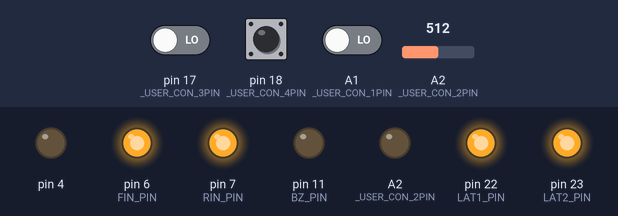
The sketch below on a simulated Arduino Leonardo, built with avr-gcc and run on an emulated ATmega32U4. Parts: output pins drawn as LEDs (lit = HIGH). The test bench sets the inputs (shaded band); at power-on: A2 (_USER_CON_2PIN) = 512, pin 17 (_USER_CON_3PIN) LOW, pin 18 (_USER_CON_4PIN) HIGH, A1 (_USER_CON_1PIN) LOW.

Above: at 1.2 s.
1.3 s: A2 (_USER_CON_2PIN) set to 207
2.8 s: A2 (_USER_CON_2PIN) set to 188
At 3.6 s:
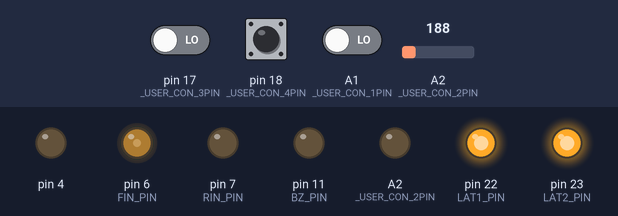
4.3 s: pin 17 (_USER_CON_3PIN) driven HIGH
At 4.6 s:
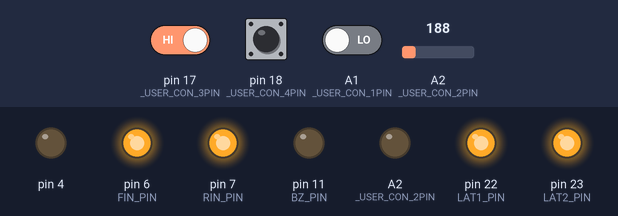
Timing chart, 0 to 7.3 s (numbered marks = the images above; inputs shaded):
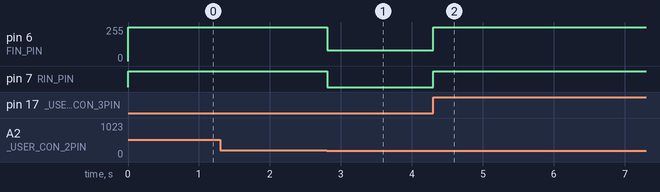

Measured:
- the behaviour switches between 200 and 199 on A2 (_USER_CON_2PIN) (found by bisection; images 0 and 1)
- after the input at 1.3 s, every drawn part: stays the same
- after the input at 2.8 s, pin 6 (FIN_PIN): 255/255 → 80/255 at once; pin 7 (RIN_PIN): HIGH → LOW at once
- after the input at 4.3 s, pin 6 (FIN_PIN): 80/255 → 255/255 at once; pin 7 (RIN_PIN): LOW → HIGH at once

The sketch:

kadai4.ino
```cpp
#define USE_TIMER3_ISR
#include "mono_con.h"

const int lowEdge = 0 + 200;

int tsw, sw, ph, ypos;
int presw, preypos;
bool swps, yposps;

word in, spm;

bool isspm, isspmcw, isdm, isdmcw;

int phase = 0;

void DMcw(int speed = 80) {
	analogWrite(FIN_PIN, speed);
	digitalWrite(RIN_PIN, LOW);
}

void DMccw(int speed = 80) {
	digitalWrite(FIN_PIN, LOW);
	analogWrite(RIN_PIN, speed);
}

void DMstop() {
	digitalWrite(FIN_PIN, HIGH);
	digitalWrite(RIN_PIN, HIGH);
}

ISR(TIMER3_COMPA_vect) {
	if (in++ > 5) {
		in = 0;

		ypos = analogRead(A2);
		tsw = digitalRead(_USER_CON_5PIN);
		sw = digitalRead(_USER_CON_4PIN);
		ph = digitalRead(_USER_CON_3PIN);

		if (ypos < lowEdge && preypos >= lowEdge) yposps = true;
		if (sw == LOW && presw == HIGH) swps = true;

		preypos = ypos;
		presw = sw;
	}

	spm++;
}

void setup() {
	config_init();
	serial_init();

	ypos = analogRead(A2);
	tsw = digitalRead(_USER_CON_5PIN);
	sw = digitalRead(_USER_CON_4PIN);
	ph = digitalRead(_USER_CON_3PIN);

	isspm = isspmcw = isdm = isdmcw = false;
}

void loop() {
	if (swps) {
		swps = false;
		isspmcw = tsw;
		isspm = true;
	}

	if (yposps) {
		yposps = false;
		isdmcw = tsw;
		isdm = true;
	}

	if (ph == HIGH) {
		isspm = isdm = false;
	}

	if (isspm) {
		if (spm > 30) {
			spm = 0;
			lm.color.SM = stepm_init(phase);
			led_stepmotor(lm.b8);
			if (!isspmcw) { if (++phase > 3) phase = 0; }
			else { if (--phase < 0) phase = 3; }
		}
	}

	if (isdm) {
		if (!isdmcw) DMcw();
		else DMccw();
	} else DMstop();
}
```

mono_con.h
```cpp
//===================================================================================================================
//
//  高校生ものづくりコンテスト2026岡山県大会用 ArduinoShield
//
//    出力回路: 百エディケーション製
//    https://hyakuedu.wordpress.com/
//
//    CPU Board: Arduino MEGA 2560 R3
//                                     2026/01/08 OKAKO
//
//===================================================================================================================
#ifndef _MONO_CON_2026_H
#define _MONO_CON_2026_H

//--- Arduino  ATmega2560 Input
#define _USER_CON_1PIN A1
#define _USER_CON_2PIN A2
#define _USER_CON_3PIN 17
#define _USER_CON_4PIN 18
#define _USER_CON_5PIN 19
#define _USER_CON_6PIN 40
#define _USER_CON_7PIN 42
#define _USER_CON_8PIN 20 //GND

//--- OKAKO_Shield_CN2
#define BOARD_SW_PIN 26
#define BZ_PIN 11
#define FIN_PIN 6
#define RIN_PIN 7
#define LAT2_PIN 23
#define LAT1_PIN 22
#define SCK_PIN 24
#define SDI_PIN 25

//--- セグメントLED 0-9,blank
int num[11] = { 0x3f, 0x06, 0x5b, 0x4f, 0x66,  //0, 1, 2, 3, 4
                0x6d, 0x7d, 0x27, 0x7f, 0x6f,  //5, 6, 7, 8, 9
                0x00 };                        //blank

//--- レジスタ初期設定
void config_init(void) {
  pinMode(_USER_CON_1PIN, INPUT);
  pinMode(_USER_CON_2PIN, INPUT);
  pinMode(_USER_CON_3PIN, INPUT);
  pinMode(_USER_CON_4PIN, INPUT);
  pinMode(_USER_CON_5PIN, INPUT);
  pinMode(_USER_CON_6PIN, INPUT);
  pinMode(_USER_CON_7PIN, INPUT);

  pinMode(_USER_CON_8PIN, OUTPUT);
  digitalWrite(_USER_CON_8PIN, LOW); //IN_D4をGND設定

  pinMode(BOARD_SW_PIN, INPUT);
  pinMode(BZ_PIN, OUTPUT);
  pinMode(RIN_PIN, OUTPUT);
  pinMode(FIN_PIN, OUTPUT);
  pinMode(LAT1_PIN, OUTPUT);
  pinMode(LAT2_PIN, OUTPUT);
  pinMode(SCK_PIN, OUTPUT);
  pinMode(SDI_PIN, OUTPUT);

  ////////// DCモータ制御用PWM信号生成用のタイマ(Timer4)の周波数を31.37KHzに変更 //////////
  TCCR4B = (TCCR4B & 0b11111000) | 0x01;

#ifdef USE_TIMER3_ISR
  ////////// 1ms割り込み用のタイマ(Timer3)の初期化 //////////
  TCCR3A = 0;
  TCCR3B = 0x0b;
  // OCR3A = 124;
  OCR3A = 249;
  TIMSK3 = 2;
#endif
}

//--- 構造体宣言bitset
struct bitset {
  int SDI : 1;   // bit0 シリアルデータ
  int SCK : 1;   // bit1 シリアルクロック
  int LAT1 : 1;  // bit2 7seg LED 系ラッチ
  int LAT2 : 1;  // bit3 フルカラーLED,step モータ系ラッチ
  int DCM : 2;   // bit4,5 DC モータの動作モード
  int BZ : 1;    // bit6 圧電スピーカ
  int TSW : 1;   // bit7 タクトスイッチ入力
};
struct bitset RC;  // 構造体変数

//--- 共用体宣言lm (LED & step Motor)
union {
  struct
  {               //--- 構造体宣言，bit というグループ名
    int SM : 4;   // bit0 ～ bit3 ステッピングモータ励磁信号
    int R : 1;    // bit4 フルカラーLED，赤色
    int B : 1;    // bit5 フルカラーLED，青色
    int G : 1;    // bit6 フルカラーLED，緑色
    int res : 1;  // bit7 未使用
  } bit;          // bit アクセス名
  struct
  {
    int SM : 4;
    int GBR : 3;  // フルカラーLED, カラーコードを3bitで指定
    int res : 1;
  } color;  // GBRを3ビットアクセス名
  int b8;   // byte アクセス名
} lm;       // 共用体変数名

//--- U1,U2,U3初期化
void serial_init(void) {
  //U1
  digitalWrite(LAT1_PIN, LOW);
  shiftOut(SDI_PIN, SCK_PIN, MSBFIRST, 0x00);
  digitalWrite(LAT1_PIN, HIGH);

  //U2
  digitalWrite(LAT1_PIN, LOW);
  shiftOut(SDI_PIN, SCK_PIN, MSBFIRST, 0x00);
  digitalWrite(LAT1_PIN, HIGH);

  //u3
  digitalWrite(LAT2_PIN, LOW);
  shiftOut(SDI_PIN, SCK_PIN, MSBFIRST, 0x00);
  digitalWrite(LAT2_PIN, HIGH);
}

//--- 2桁7セグメントLEDの表示関数
int disp(char leftPat, char rightPat) {
  digitalWrite(LAT1_PIN, LOW);
  shiftOut(SDI_PIN, SCK_PIN, MSBFIRST, leftPat);
  digitalWrite(LAT1_PIN, HIGH);

  digitalWrite(LAT1_PIN, LOW);
  shiftOut(SDI_PIN, SCK_PIN, MSBFIRST, rightPat);
  digitalWrite(LAT1_PIN, HIGH);
}

//--- ステッピングモータの初期設定関数
int stepm_init(int n) {
  int spm[5] = { 0x9,     // A
                 0xc,     // B
                 0x6,     // nA
                 0x3,     // nB
                 0x00 };  // Stop

  return spm[n];
}

//--- フルカラーLEDとステッピングモータの動作制御関数
int led_stepmotor(char n) {
  digitalWrite(LAT2_PIN, LOW);
  shiftOut(SDI_PIN, SCK_PIN, MSBFIRST, n);
  digitalWrite(LAT2_PIN, HIGH);
}

#endif
```
